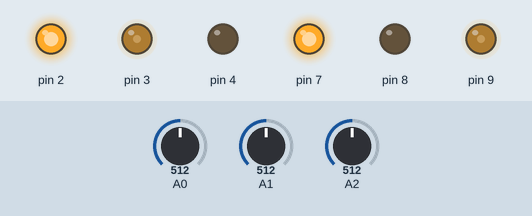
This sketch was run on a simulated Arduino Uno, built with avr-gcc and run on an emulated ATmega328P. Parts: output pins drawn as LEDs (lit = HIGH). The test bench sets the inputs (shaded band); at power-on: A0 = 512, A1 = 512, A2 = 512. What the sketch prints to the serial monitor is not drawn.

Above: at 1.2 s.
1.3 s: A0 set to 989
4.3 s: A0 set to 1016
7.3 s: A1 set to 107
10.3 s: A1 set to 90
11.8 s: A2 set to 983
13.3 s: A2 set to 1014
Timing chart, 0 to 16.3 s (numbered marks = the images above; inputs shaded):
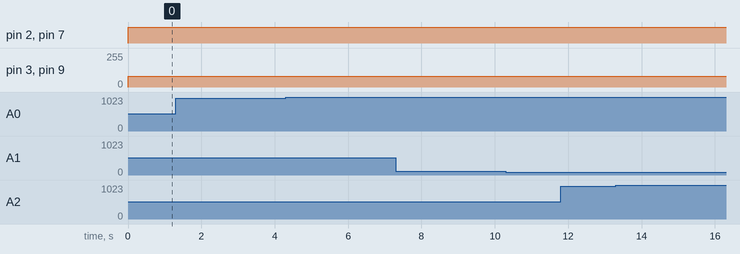

Measured:
- after the input at 1.3 s, every drawn part: stays the same
- after the input at 4.3 s, every drawn part: stays the same
- after the input at 7.3 s, every drawn part: stays the same
- after the input at 10.3 s, every drawn part: stays the same
- after the input at 11.8 s, every drawn part: stays the same
- after the input at 13.3 s, every drawn part: stays the same

The sketch:

ldr_reader.ino
```cpp
const int IMPULSE_POWER[2] = {160, 160}, SUSTAIN_POWER[2] = {80, 80}, TURN_POWER[2] = {60, 60}, STRAIGHT_DELAY=300;
const int RIGHT_SUSTAIN_POWER[2] = {50, 40}, LEFT_SUSTAIN_POWER[2] = {40, 50};
const int DELAY_90 = 500;
const int WAIT=-1, FORWARD_STATE = 0, TILT_RIGHT = 1, TILT_LEFT = 2, LEFT_CORNER = 3, RIGHT_CORNER = 4, TEST_OFF = 5;

const int OFF_BUFFER = 100;

// runs a motor
struct Motor {
  // control (power) pin, out1 point and out2 pin (for directions)
  int ctl, out1, out2;

  // sets up the relevant pins
  Motor(int ctl, int out1, int out2) {
    this->ctl = ctl;
    this->out1 = out1;
    this->out2 = out2;

    pinMode(ctl, OUTPUT);
    pinMode(out1, OUTPUT);
    pinMode(out2, OUTPUT);
  }

  // moves the motor forward with [power] power
  void forward(int power){
    // write power needed to control
    analogWrite(ctl, power);

    // set the direction
    digitalWrite(out1, HIGH);
    digitalWrite(out2, LOW);
  }

  // move the motor backwrad with [power] power
  void backward(int power){
    // write power needed to ctl pin
    analogWrite(ctl, power);

    // set the direction
    digitalWrite(out1, LOW);
    digitalWrite(out2, HIGH);
  }

  // stops the motor
  void stop(){
    digitalWrite(ctl, LOW);
    digitalWrite(out1, LOW);
    digitalWrite(out2, LOW);
  }
};

// A drivetrain configuring both motors
struct Drivetrain {
  // left and right motors
  Motor left, right;

  // class constructor
  Drivetrain(Motor& left, Motor& right): left(left), right(right) {}

  // stops the drivetrain
  void stop(){
    left.stop();
    right.stop();
  }

  /* moves the chassis forward
      mode -1: an initial impulse to get motors moving
      mode 0: normal forward fast
      mode 1: moves forward slowly
      mode 2: moves to the right a bit
      mode 3: moves to the left a bit
  */
  static const int IMPULSE = -1, FORWARD_FAST = 0, FORWARD = 1, LEFT = 2, RIGHT = 3;
  void forward(int mode){
    if (mode == IMPULSE) {
      left.forward(IMPULSE_POWER[0]);
      right.forward(IMPULSE_POWER[1]);
      delay(STRAIGHT_DELAY);
    } else if(mode == FORWARD_FAST){
      left.forward(IMPULSE_POWER[0]);
      right.forward(IMPULSE_POWER[1]);
    } else if(mode == FORWARD){
      // slow - adds voltage for momentum, then goes at a slow pace
      left.forward(SUSTAIN_POWER[0]);
      right.forward(SUSTAIN_POWER[1]);
    } else if(mode == RIGHT){
      left.forward(RIGHT_SUSTAIN_POWER[0]);
      right.forward(RIGHT_SUSTAIN_POWER[1]);
    } else if(mode == LEFT){
      left.forward(LEFT_SUSTAIN_POWER[0]);
      right.forward(LEFT_SUSTAIN_POWER[1]);
    } else {
      Serial.println("invalid forward mode: " + mode);
    }
  }

  // moves the chassis backward, should be called once at the start of the movement
  void backward(int mode){
    if (mode == 0) {
      left.backward(IMPULSE_POWER[0]);
      right.backward(IMPULSE_POWER[1]);
    } else if (mode == -1) {
      // slow - adds voltage for momentum, then goes at a slow pace
      left.backward(IMPULSE_POWER[0]);
      right.backward(IMPULSE_POWER[1]);
      delay(STRAIGHT_DELAY);
      left.backward(SUSTAIN_POWER[0]);
      right.backward(SUSTAIN_POWER[1]);
    } else {
      Serial.println("invalid backward mode: " + mode);
    }
  }

  // rotates the chassis clockwise
  void clockwise(int mode){
    if(mode == 0){
      left.forward(TURN_POWER[0]);
      right.backward(TURN_POWER[1]);
    } else {
      Serial.println("invalid CW mode: " + mode);
    }
  }

  // rotates the chassis counterclockwise
  void counterClockwise(int mode){
    if(mode == 0){
      left.backward(TURN_POWER[0]);
      right.forward(TURN_POWER[1]);
    } else {
      Serial.println("invalid CCW mode: " + mode);
    }
  }
};

struct PhotoResistor{
  const static int NUM_RECORD = 3, RECORD_DELAY = 10;
  int pin;
  int threshold;

  int prev[NUM_RECORD];

  int lasRecord;
  PhotoResistor(int pin, int threshold){
    this->pin = pin;
    this->threshold = threshold;
    this->lasRecord = 0;

    pinMode(pin, INPUT);
  }

  int read(){
    if(millis() - lasRecord > RECORD_DELAY){
      for(int i = 0; i < NUM_RECORD - 1; ++i) prev[i] = prev[i + 1];
      prev[NUM_RECORD - 1] = analogRead(pin);
      lasRecord = millis();
    }
    int tot = 0;
    for(int i : prev) tot += i;
    return tot / NUM_RECORD;
  }
  bool triggered(){
    return read() >= threshold;
  }
};

struct SensorArray {
  PhotoResistor left, centre, right;

  SensorArray(PhotoResistor& left, PhotoResistor& centre, PhotoResistor& right): left(left), centre(centre), right(right) {}

  // int& read(){
  //   return {left.read(), centre.read(), right.read()};
  // }
};

struct Car {
  Drivetrain drivetrain;
  SensorArray sensors;

  Car(Drivetrain& drivetrain, SensorArray& sensors): drivetrain(drivetrain), sensors(sensors) {}
};

Motor left(3, 2, 4);
Motor right(9, 7, 8);
// the chassis' drivetrain
Drivetrain drivetrain(left, right);
PhotoResistor leftRes(A1, 55), centerRes(A2, 55), rightRes(A0, 55);
SensorArray sensors(leftRes, centerRes, rightRes);

void printLights(){
  Serial.println("LEFT CENTER RIGHT");
  Serial.print(leftRes.read());
  Serial.print(" ");
  Serial.print(centerRes.read());
  Serial.print(" ");
  Serial.println(rightRes.read());
}

void setup(){
  Serial.begin(9600);
}

int state = -1;

// the time at which car went off line
int offTime = 0;
void loop() {
  printLights();
  drivetrain.forward(Drivetrain::FORWARD);
}
```
